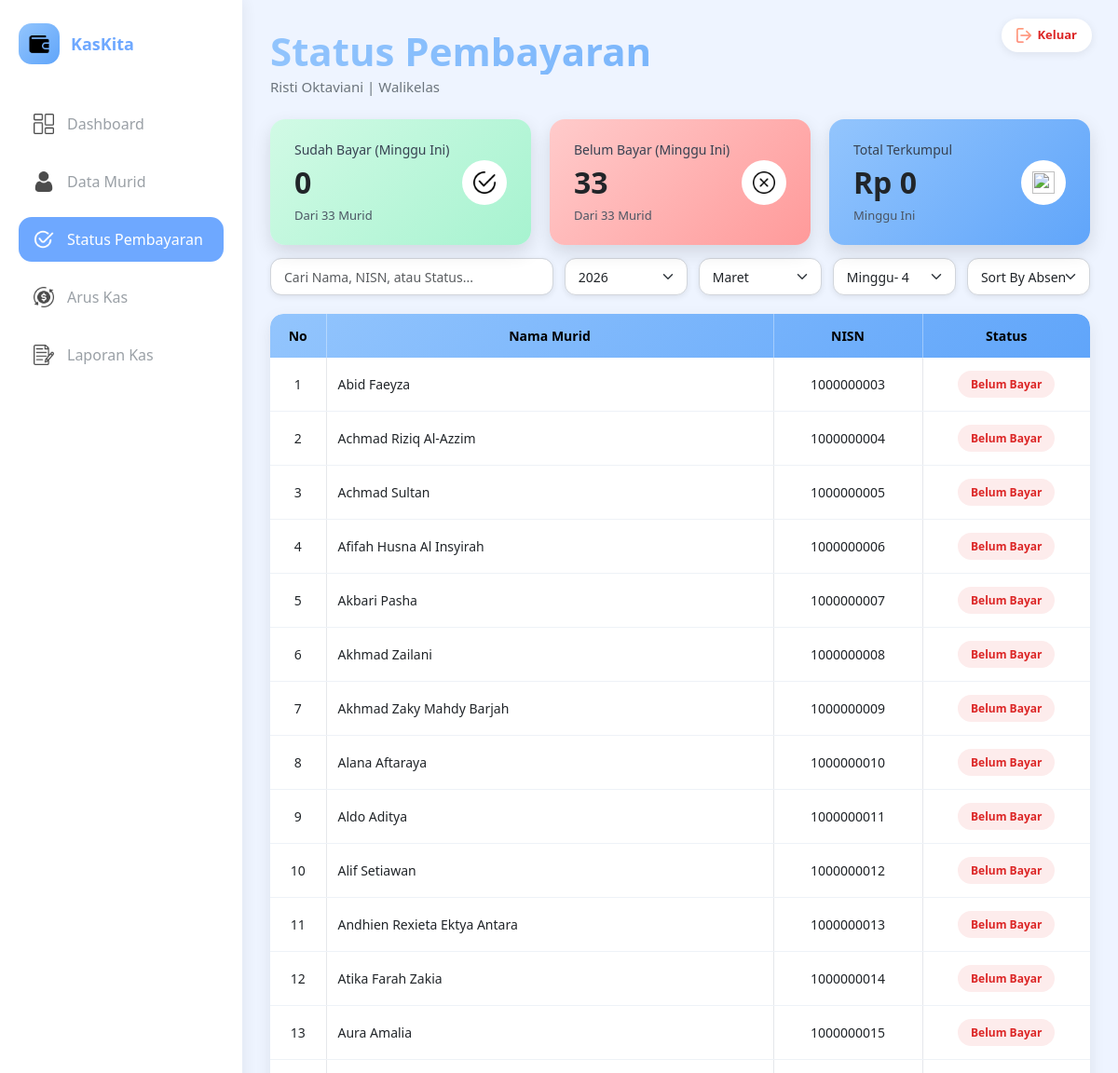
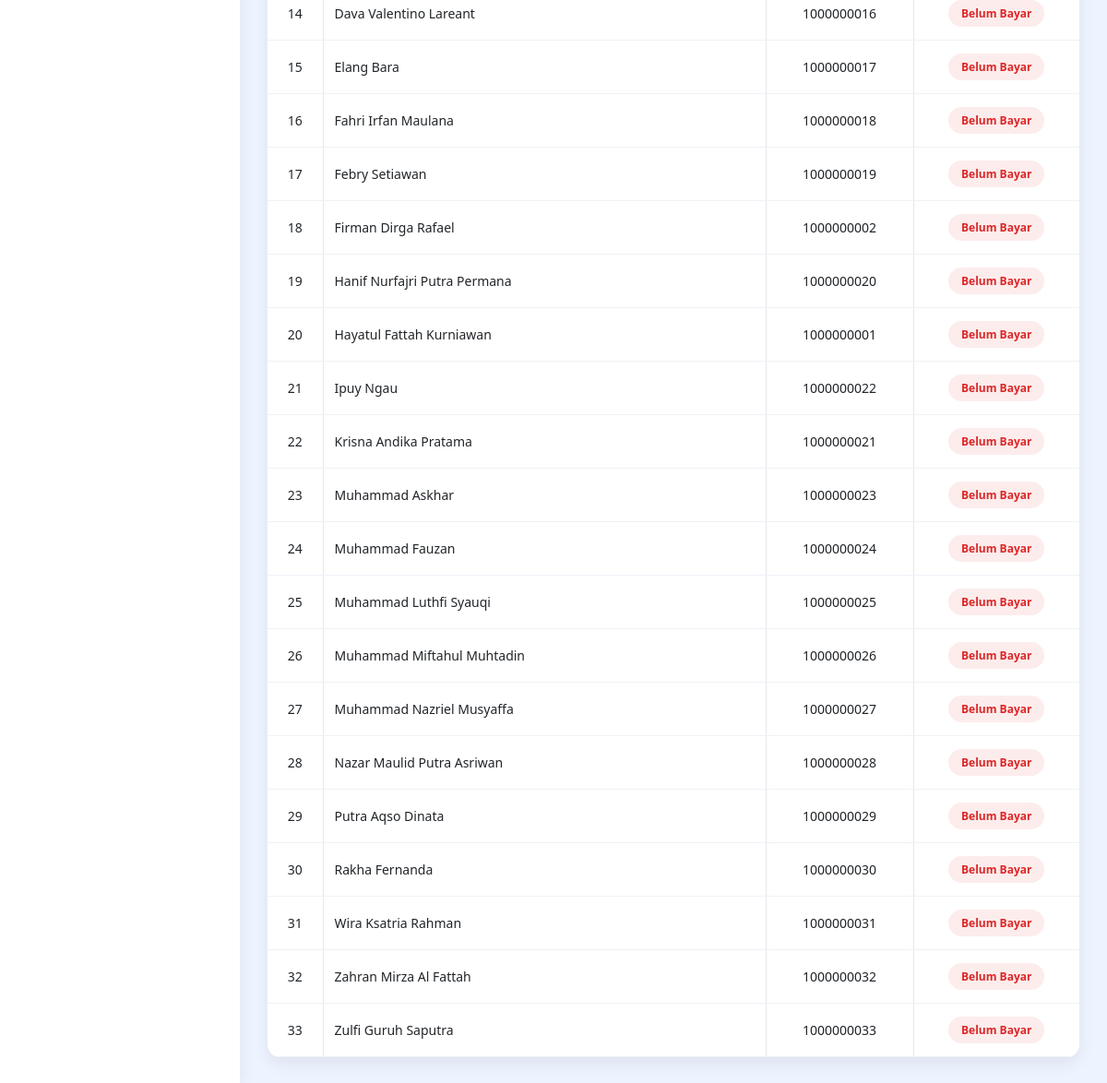
The app's page /roles/bendahara/status_pembayaran.php (signed in) with its own data (2 pictures, top to bottom).
### tables this page shows
CREATE TABLE `murid` (
  `nisn` varchar(10) NOT NULL,
  `password` varchar(20) NOT NULL,
  `nama` varchar(100) NOT NULL,
  `kelas` varchar(20) NOT NULL,
  `status` enum('Aktif','Non-Aktif') NOT NULL,
  `role` enum('Siswa','Bendahara','Ketua Kelas') NOT NULL
);

### roles/bendahara/status_pembayaran.php (the view, shortened to what this page needs)
<?php
include '../../config/connect.php';
$nama = $_SESSION['nama'];
$tahunSekarang = date('Y');
$bulanSekarang = date('n');
$mingguSekarang = min(4, ceil(date('j') / 7));
$tahun = $_GET['tahun'] ?? null;
$bulan = $_GET['bulan'] ?? null;
$minggu = $_GET['minggu'] ?? null;
$bulanMap = [
    'Januari' => 1, 'Februari' => 2, 'Maret' => 3,
    'April'   => 4, 'Mei'      => 5, 'Juni'  => 6,
    'Juli'    => 7, 'Agustus'  => 8, 'September' => 9,
    'Oktober' => 10, 'November' => 11, 'Desember' => 12,
];
$bulanReverse    = array_flip($bulanMap);
$namaBulanSekarang = $bulanReverse[$bulanSekarang];
if (!isset($_GET['tahun']) && !isset($_GET['bulan']) && !isset($_GET['minggu'])) {
    $tahun  = $tahunSekarang;
    $bulan  = $namaBulanSekarang;
    $minggu = $mingguSekarang;
}
$bulanAngka = $bulan ? $bulanMap[$bulan] : null;
$searchEnabled = ($tahun && $bulan && $minggu);
$totalMurid = mysqli_fetch_assoc(mysqli_query($conn, "
    SELECT COUNT(*) AS total FROM murid WHERE status='Aktif'
"))['total'];
$sudahBayar = mysqli_fetch_assoc(mysqli_query($conn, "
    SELECT COUNT(DISTINCT t.nisn) AS total
    FROM transaksi t
    JOIN murid m ON t.nisn = m.nisn
    WHERE t.jenis = 'Masuk'
        AND t.tahun = '$tahunSekarang'
        AND t.bulan = '$namaBulanSekarang'
        AND t.minggu = '$mingguSekarang'
        AND m.status = 'Aktif'
"))['total'] ?? 0;
$belumBayar = max(0, $totalMurid - $sudahBayar);
$totalUang = mysqli_fetch_assoc(mysqli_query($conn, "
    SELECT SUM(jumlah) AS total
    FROM transaksi
    WHERE jenis='Masuk'
        AND tahun = '$tahunSekarang'
        AND bulan = '$namaBulanSekarang'
        AND minggu = '$mingguSekarang'
"))['total'] ?? 0;
?>
<html>
<head>
    <link href="https://cdn.jsdelivr.net/npm/bootstrap@5.3.2/dist/css/bootstrap.min.css" rel="stylesheet">
    <link rel='stylesheet' href='../../assets/css/sidebar.css'>
    <link rel='stylesheet' href='../../assets/css/bendahara/bendahara.css'>
    <link rel='stylesheet' href='../../assets/css/bendahara/status_pembayaran.css'>
</head>
<body>
    <?php include '../../reuse/sidebar.php'; ?>
    <?php include '../../reuse/logout_btn.php'; ?>
    <div class="main-content">
        <header class="page-header">
            <h3 class="fw-bold">Status Pembayaran</h3>
            <h6 class="text-secondary"><?= htmlspecialchars($nama) ?> | <?= htmlspecialchars($role) ?></h6>
        </header>
        <div class="status-grid fade-in">
            <div class="status-card success fade-in">
                <div class="status-text">
                    <p>Sudah Bayar (Minggu Ini)</p>
                    <h2>
                        <?= $sudahBayar ?>
                    </h2>
                    <span>Dari
                        <?= $totalMurid ?> Murid
                    </span>
                </div>
                <div class="status-icon">
                    <img src="../../assets/img/check.png" width="24">
                </div>
            </div>
            <div class="status-card danger fade-in">
                <div class="status-text">
                    <p>Belum Bayar (Minggu Ini)</p>
                    <h2>
                        <?= $belumBayar ?>
                    </h2>
                    <span>Dari
                        <?= $totalMurid ?> Murid
                    </span>
                </div>
                <div class="status-icon">
                    <img src="../../assets/img/uncheck.png" width="24">
                </div>
            </div>
            <div class="status-card info fade-in">
                <div class="status-text">
                    <p>Total Terkumpul</p>
                    <h2>Rp
                        <?= number_format($totalUang, 0, ',', '.') ?>
                    </h2>
                    <span>Minggu Ini</span>
                </div>
                <div class="status-icon">
                    <img src="../../assets/img/cash.png" width="24">
                </div>
            </div>
        </div>
        <form method="GET" class="filter-bar fade-in">
            <input type="text" id="searchInput" class="form-control search"
                placeholder="Cari Nama, NISN, atau Status..."
                <?= !$searchEnabled ? 'disabled value=""' : '' ?>
                autocomplete="off">
            <select name="tahun" class="form-select"
                onchange="document.getElementById('reset').value='tahun';this.form.submit();">
                <?php for ($y = date('Y') - 1; $y <= date('Y') + 1; $y++): ?>
                    <option value="<?= $y ?>" <?= $tahun == $y ? 'selected' : '' ?>>
                        <?= $y ?>
                    </option>
                <?php endfor; ?>
            </select>
            <select name="bulan" class="form-select" <?= !$tahun ? 'disabled' : '' ?> onchange="
        document.getElementById('reset').value='bulan';this.form.submit();">
                <?php foreach ($bulanMap as $nama => $angka): ?>
                    <option value="<?= $nama ?>" <?= $bulan == $nama ? 'selected' : '' ?>>
                        <?= $nama ?>
                    </option>
                <?php endforeach; ?>
            </select>
            <select name="minggu" class="form-select" <?= (!$tahun || !$bulan) ? 'disabled' : '' ?>
                onchange="this.form.submit()">
                <?php for ($i = 1; $i <= 4; $i++): ?>
                    <option value="<?= $i ?>" <?= $minggu == $i ? 'selected' : '' ?>>
                        Minggu-
                        <?= $i ?>
                    </option>
                <?php endfor; ?>
            </select>
            <select name="sort" class="form-select" <?= (!$tahun || !$bulan || !$minggu) ? 'disabled' : '' ?>
                onchange="this.form.submit()">
                <option value="" selected>Sort By Absen</option>
            </select>
        </form>
        <div class="table-card fade-in">
            <table class="table-status">
                <thead>
                    <tr>
                        <th style="width:60px">No</th>
                        <th>Nama Murid</th>
                        <th style="width:160px">NISN</th>
                        <th style="width:180px">Status</th>
                    </tr>
                </thead>
                <?php
                $dataMurid = [];
                if ($tahun && $bulanAngka && $minggu) {
                    $orderBy = "m.nama ASC";
                    $query = mysqli_query($conn, "
                        SELECT
                            m.nama,
                            m.nisn,
                            IF(COUNT(t.id_transaksi) > 0, 'Sudah Bayar', 'Belum Bayar') AS status
                        FROM murid m
                        LEFT JOIN transaksi t
                            ON m.nisn = t.nisn
                            AND t.jenis = 'Masuk'
                            AND t.tahun = '$tahun'
                            AND t.bulan = '$bulan'
                            AND t.minggu = '$minggu'
                        WHERE m.status = 'Aktif'
                        GROUP BY m.nisn
                        ORDER BY $orderBy
                    ");
                    while ($row = mysqli_fetch_assoc($query)) {
                        $dataMurid[] = $row;
                    }
                }
                ?>
                <tbody>
                    <?php if (!$tahun || !$bulan || !$minggu): ?>
                        <tr>
                            <td colspan="4" class="">
                                <div class="text-center text-secondary py-4">
                                    <i class="opacity-50">Pilih Tahun, Bulan, dan Minggu terlebih dahulu.</i>
                                </div>
                            </td>
                        </tr>
                    <?php else: ?>
                    <?php $no = 1;
                        foreach ($dataMurid as $row): ?>
                            <tr data-search="<?= strtolower(htmlspecialchars($row['nama'])) ?> <?= htmlspecialchars($row['nisn']) ?> <?= strtolower($row['status']) ?>">
                                <td><?= $no++ ?></td>
                                <td><?= htmlspecialchars($row['nama']) ?></td>
                                <td><?= htmlspecialchars($row['nisn']) ?></td>
                                <td>
                                    <?php if ($row['status'] === 'Sudah Bayar'): ?>
                                        <span class="status-badge success">Sudah Bayar</span>
                                    <?php else: ?>
                                        <span class="status-badge danger">Belum Bayar</span>
                                    <?php endif; ?>
                                </td>
                            </tr>
                        <?php endforeach; ?>
                    <?php endif; ?>
                </tbody>
            </table>
        </div>
    </div>
</body>
</html>

### assets/css/bendahara/bendahara.css (style rules this page uses)
.main-content { margin-left: 260px; padding: 30px; min-height: 100vh; background: #eef4ff; }
.page-header h3 { font-size: 42px; font-weight: 900; margin: 0 0 4px 0; color: #1a202c; background: linear-gradient(135deg, #93C5FD, #60A5FA); background-clip: text; -webkit-text-fill-color: transparent; }
.page-header small, .page-header h6 { display: block; margin-bottom: 26px; font-size: 15px; color: #718096; }
html, body, .main-content { scrollbar-width: none; -ms-overflow-style: none; }

### assets/css/bendahara/status_pembayaran.css (style rules this page uses)
.status-grid { display: grid; grid-template-columns: repeat(3, 1fr); gap: 20px; margin-top: 16px; margin-bottom: 14px; }
.status-card { position: relative; padding: 22px 26px; border-radius: 16px; display: flex; justify-content: space-between; align-items: center; box-shadow: 0 8px 20px rgba(0, 0, 0, 0.12); transition: .25s ease; }
.status-text p { margin: 0; font-size: 14px; color: #374151; }
.status-text h2 { margin: 6px 0; font-weight: 700; }
.status-text span { font-size: 13px; color: #4b5563; }
.status-icon { width: 48px; height: 48px; border-radius: 50%; font-size: 18px; font-weight: bold; display: flex; align-items: center; justify-content: center; }
.status-card.success { background: linear-gradient(135deg, #D1FAE5, #A7F3D0); }
.status-card.danger { background: linear-gradient(135deg, #FFCBCB, #FF9A9A); }
.status-card.info { background: linear-gradient(135deg, #93C5FD, #60A5FA); }
.status-card.success .status-icon, .status-card.danger .status-icon, .status-card.info .status-icon { background: #ffffff; }
.filter-bar { display: grid; grid-template-columns: 2.3fr 1fr 1fr 1fr 1fr; gap: 12px; margin-bottom: 18px; }
.filter-bar input, .filter-bar select { height: 40px; border-radius: 12px; font-size: 14px; padding: 0 14px; border: 1px solid #d1d5db; box-shadow: 0 2px 6px rgba(0, 0, 0, .08); }
.table-card { background: #ffffff; border-radius: 14px; margin-top: 20px; box-shadow: 0 6px 18px rgba(0, 0, 0, 0.08); overflow: hidden; }
.table-status { width: 100%; border-collapse: collapse; font-size: 14px; }
.table-status thead { background: linear-gradient(135deg, #93C5FD, #60A5FA); }
.table-status thead th { color: #000000; font-weight: 600; padding: 14px 12px; text-align: center; border: none; }
.table-status thead th:first-child { border-top-left-radius: 14px; }
.table-status thead th:last-child { border-top-right-radius: 14px; }
.table-status tbody td { padding: 14px 12px; border-bottom: 1px solid #eef2f7; vertical-align: middle; background: #ffffff; }
.table-status th, .table-status td { border-right: 1px solid #e5e7eb; }
.table-status th:last-child, .table-status td:last-child { border-right: none; }
.table-status thead th { border-right: 1px solid rgba(255, 255, 255, .35); }
.table-status tbody td:nth-child(1), .table-status tbody td:nth-child(3), .table-status tbody td:nth-child(4) { text-align: center; }
.table-status tbody td:nth-child(2) { text-align: left; font-weight: 500; }
.status-badge { display: inline-block; padding: 6px 14px; font-size: 12px; border-radius: 999px; font-weight: 600; }
.status-badge.danger { background: #fdecec; color: #dc2626; }
.fade-in { animation: fadeInUp 0.6s ease; }

### records on screen
murid: nama "Abid Faeyza", nisn "1000000003"
murid: nama "Achmad Riziq Al-Azzim", nisn "1000000004"
murid: nama "Achmad Sultan", nisn "1000000005"
murid: nama "Afifah Husna Al Insyirah", nisn "1000000006"
murid: nama "Akbari Pasha", nisn "1000000007"
murid: nama "Akhmad Zailani", nisn "1000000008"
murid: nama "Akhmad Zaky Mahdy Barjah", nisn "1000000009"
murid: nama "Alana Aftaraya", nisn "1000000010"
murid: nama "Aldo Aditya", nisn "1000000011"
murid: nama "Alif Setiawan", nisn "1000000012"
murid: nama "Andhien Rexieta Ektya Antara", nisn "1000000013"
murid: nama "Atika Farah Zakia", nisn "1000000014"
murid: nama "Aura Amalia", nisn "1000000015"
murid: nama "Dava Valentino Lareant", nisn "1000000016"
murid: nama "Elang Bara", nisn "1000000017"
murid: nama "Fahri Irfan Maulana", nisn "1000000018"
murid: nama "Febry Setiawan", nisn "1000000019"
murid: nama "Firman Dirga Rafael", nisn "1000000002"
murid: nama "Hanif Nurfajri Putra Permana", nisn "1000000020"
murid: nama "Hayatul Fattah Kurniawan", nisn "1000000001"
murid: nama "Ipuy Ngau", nisn "1000000022"
murid: nama "Krisna Andika Pratama", nisn "1000000021"
murid: nama "Muhammad Askhar", nisn "1000000023"
murid: nama "Muhammad Fauzan", nisn "1000000024"
murid: nama "Muhammad Luthfi Syauqi", nisn "1000000025"
murid: nama "Muhammad Miftahul Muhtadin", nisn "1000000026"
murid: nama "Muhammad Nazriel Musyaffa", nisn "1000000027"
murid: nama "Nazar Maulid Putra Asriwan", nisn "1000000028"
murid: nama "Putra Aqso Dinata", nisn "1000000029"
murid: nama "Rakha Fernanda", nisn "1000000030"
murid: nama "Wira Ksatria Rahman", nisn "1000000031"
murid: nama "Zahran Mirza Al Fattah", nisn "1000000032"
murid: nama "Zulfi Guruh Saputra", nisn "1000000033"

### other values on screen
$nama "Risti Oktaviani"
$role "Walikelas"
$sudahBayar "0"
$totalMurid "33"
$belumBayar "33"
$totalUang "0"
form field tahun "2026"
form field bulan "Maret"
